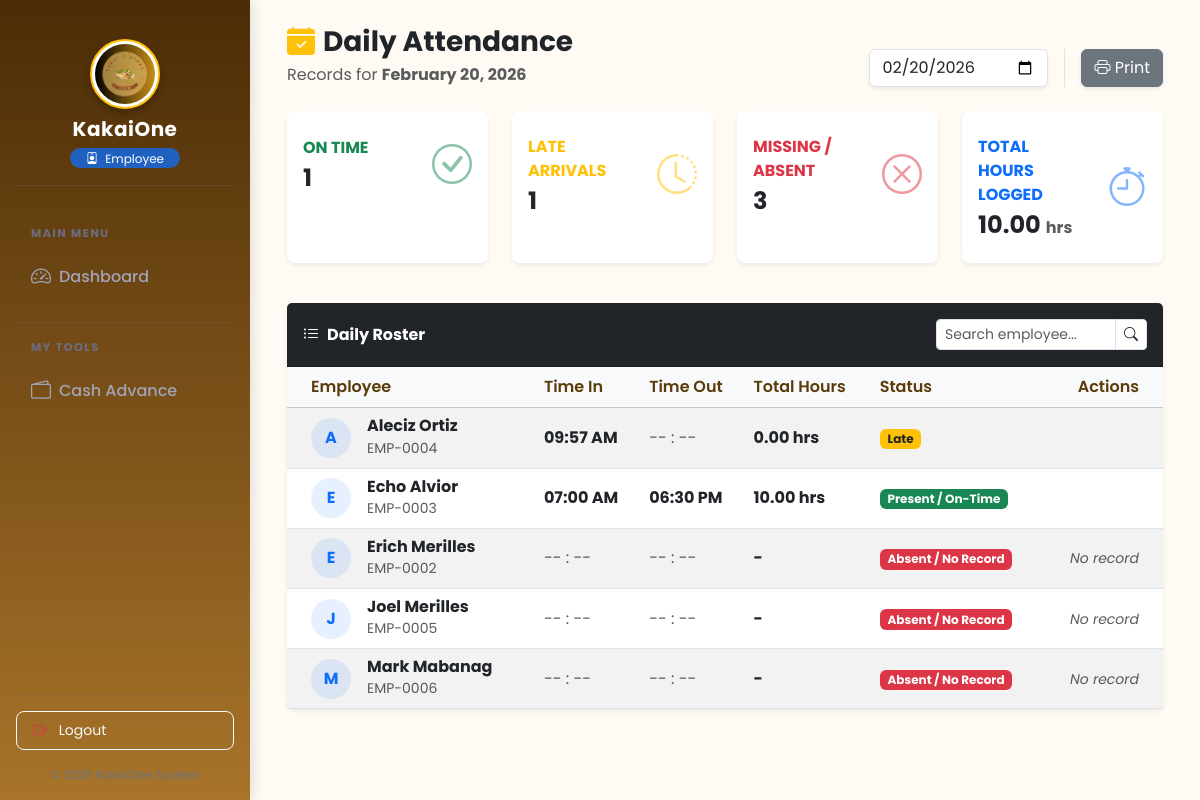
/frontend/attendance/attendance_page.php (signed in), run on an earlier commit of the app's database.
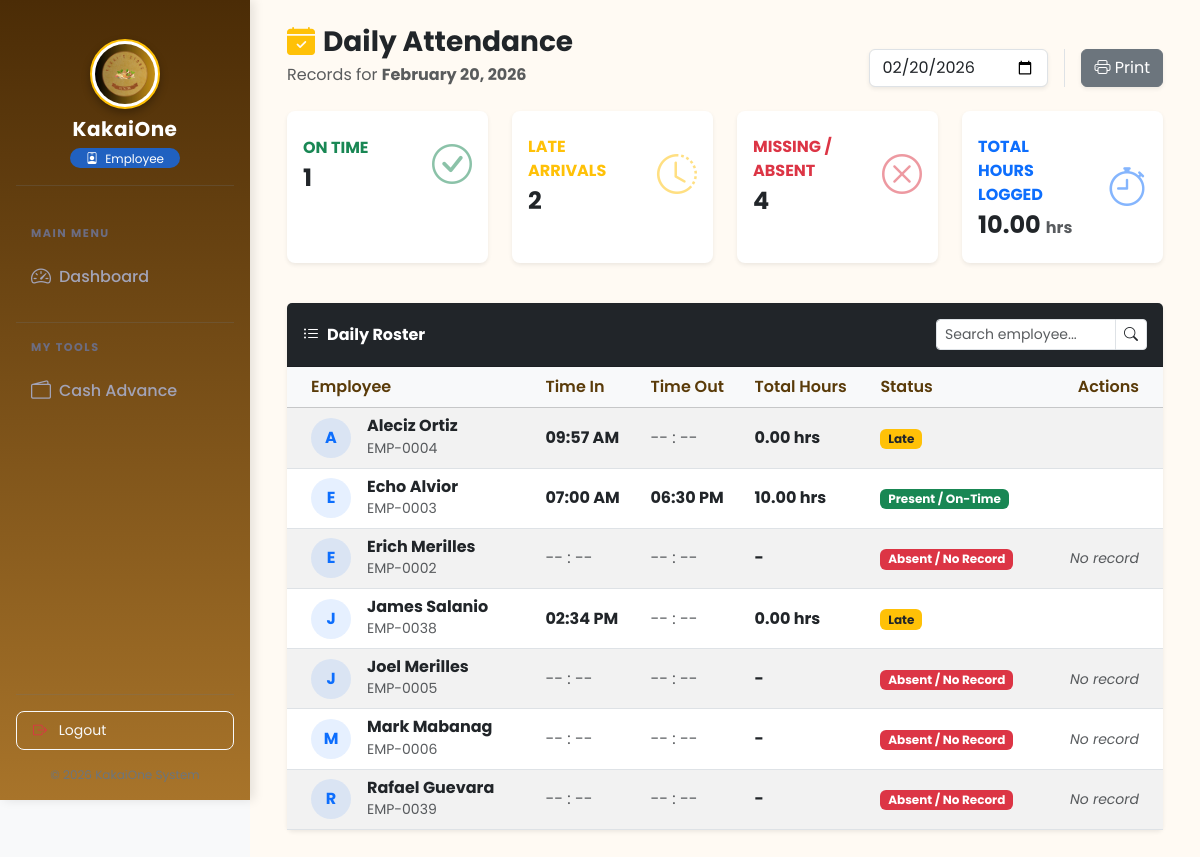
And on a later commit of the database.
### tables this page shows
CREATE TABLE `attendance` (
  `attendance_id` int(11) NOT NULL,
  `employee_id` int(11) DEFAULT NULL,
  `time_in` datetime DEFAULT NULL,
  `time_out` datetime DEFAULT NULL,
  `status` enum('Pending','Present','Late','Absent','Approved','Rejected') DEFAULT 'Pending',
  `total_hours` decimal(5,2) DEFAULT 0.00,
  `pending_overtime` decimal(5,2) DEFAULT 0.00,
  `approved_overtime` decimal(5,2) DEFAULT 0.00,
  `remarks` varchar(255) DEFAULT NULL,
  `created_at` timestamp NOT NULL DEFAULT current_timestamp()
);

CREATE TABLE `employees` (
  `employee_id` int(11) NOT NULL,
  `employee_code` varchar(50) DEFAULT NULL,
  `first_name` varchar(100) DEFAULT NULL,
  `last_name` varchar(100) DEFAULT NULL,
  `email` varchar(150) DEFAULT NULL,
  `contact_number` varchar(20) DEFAULT NULL,
  `password` varchar(255) DEFAULT NULL,
  `position` varchar(100) DEFAULT NULL,
  `daily_rate` decimal(10,2) DEFAULT 500.00,
  `role` enum('Admin','Employee') DEFAULT 'Employee',
  `status` enum('Active','Inactive') DEFAULT 'Active',
  `date_hired` date DEFAULT NULL,
  `created_at` timestamp NOT NULL DEFAULT current_timestamp()
);

### frontend/includes/auth_check.php (called while the page is built, shortened)
<?php
function hasPermission($key)
{
    global $pdo;
    try {
        $stmt = $pdo->prepare("SELECT $key FROM employee_permissions WHERE employee_id = ?");
        $stmt->execute([$_SESSION['employee_id']]);
        $perm = $stmt->fetchColumn();
        return $perm == 1;
    } catch (Exception $e) {
        return isset($_SESSION['permissions'][$key]) && $_SESSION['permissions'][$key] == 1;
    }
}

### frontend/attendance/attendance_page.php (the view, shortened to what the rows shown need)
<?php
require_once __DIR__ . '/../../config/db.php';
require_once __DIR__ . '/../includes/auth_check.php';
$filterDate = isset($_GET['date']) ? $_GET['date'] : date('Y-m-d');
$attendanceLogs = [];
$dailyStats = [
    'present' => 0,
    'late' => 0,
    'absent' => 0,
    'total_hours' => 0
];
try {
    $stmt = $pdo->prepare("
        SELECT e.employee_id, e.first_name, e.last_name, e.employee_code,
               a.attendance_id, a.time_in, a.time_out, a.status, a.total_hours
        FROM employees e
        LEFT JOIN attendance a ON e.employee_id = a.employee_id AND DATE(a.time_in) = ?
        WHERE e.status = 'Active' AND e.role = 'Employee'
        ORDER BY e.first_name ASC, a.time_in DESC
    ");
    $stmt->execute([$filterDate]);
    $rawLogs = $stmt->fetchAll();
    $seenEmployees = [];
    foreach ($rawLogs as $log) {
        if (in_array($log['employee_code'], $seenEmployees)) {
            continue;
        }
        $seenEmployees[] = $log['employee_code'];
        if (empty($log['attendance_id'])) {
            $log['status'] = 'Absent / No Record';
            $dailyStats['absent']++;
        } else {
            $status = strtolower($log['status']);
            if ($status === 'present') $dailyStats['present']++;
            elseif ($status === 'late') $dailyStats['late']++;
            elseif ($status === 'absent') $dailyStats['absent']++;
            $dailyStats['total_hours'] += (float)$log['total_hours'];
        }
        $attendanceLogs[] = $log;
    }
} catch (PDOException $e) {
    $errorMsg = "Error fetching data: " . $e->getMessage();
}
?>
<!DOCTYPE html>
<html lang="en">
<head>
    <?php include '../includes/links.php'; ?>
</head>
<body class="bg-light">
    <main id="main-content" style="margin-left: 250px; padding: 25px; transition: margin-left 0.3s;">
        <div class="container-fluid">
            <div class="card shadow-sm border-0 mb-4">
                <div class="card-body p-0">
                    <div class="table-responsive">
                        <table class="table table-striped align-middle mb-0" id="attendanceTable">
                            <thead class="table-light">
                                <tr>
                                    <th class="ps-4">Employee</th>
                                    <th>Time In</th>
                                    <th>Time Out</th>
                                    <th>Total Hours</th>
                                    <th>Status</th>
                                    <th class="text-end pe-4 action-cols">Actions</th>
                                </tr>
                            </thead>
                            <tbody>
                                <?php if (!empty($attendanceLogs)): ?>
                                    <?php foreach ($attendanceLogs as $log): ?>
                                        <tr>
                                            <td class="ps-4">
                                                <div class="d-flex align-items-center">
                                                    <div class="bg-primary bg-opacity-10 text-primary rounded-circle d-flex align-items-center justify-content-center fw-bold me-3" style="width: 40px; height: 40px;">
                                                        <?= strtoupper(substr($log['first_name'], 0, 1)) ?>
                                                    </div>
                                                    <div>
                                                        <h6 class="mb-0 fw-bold text-dark"><?= htmlspecialchars($log['first_name'] . ' ' . $log['last_name']) ?></h6>
                                                        <small class="text-muted"><?= htmlspecialchars($log['employee_code']) ?></small>
                                                    </div>
                                                </div>
                                            </td>
                                            <td>
                                                <?php if (!empty($log['time_in'])): ?>
                                                    <span class="fw-bold text-dark">
                                                        <?= date('h:i A', strtotime($log['time_in'])) ?>
                                                    </span>
                                                <?php else: ?>
                                                    <span class="text-muted">-- : --</span>
                                                <?php endif; ?>
                                            </td>
                                            <td>
                                                <?php if (!empty($log['time_out'])): ?>
                                                    <span class="fw-bold text-dark">
                                                        <?= date('h:i A', strtotime($log['time_out'])) ?>
                                                    </span>
                                                <?php else: ?>
                                                    <span class="text-muted">-- : --</span>
                                                <?php endif; ?>
                                            </td>
                                            <td>
                                                <span class="fw-bold text-dark"><?= !empty($log['total_hours']) ? number_format($log['total_hours'], 2) . ' hrs' : '-' ?></span>
                                            </td>
                                            <td>
                                                <?php
                                                $statusClass = 'secondary';
                                                $displayStatus = htmlspecialchars($log['status']);
                                                if ($log['status'] === 'Present') {
                                                    $statusClass = 'success';
                                                    $displayStatus = 'Present / On-Time';
                                                } elseif ($log['status'] === 'Late') {
                                                    $statusClass = 'warning text-dark';
                                                } elseif ($log['status'] === 'Absent') {
                                                    $statusClass = 'danger';
                                                } elseif ($log['status'] === 'Absent / No Record') {
                                                    $statusClass = 'danger';
                                                }
                                                ?>
                                                <span class="badge bg-<?= $statusClass ?>">
                                                    <?= $displayStatus ?>
                                                </span>
                                            </td>
                                            <td class="text-end pe-4 action-cols">
                                                <?php if (hasPermission('att_approve') && !empty($log['attendance_id'])): ?>
                                                    <button class="btn btn-sm btn-secondary" onclick="editAttendance(<?= $log['attendance_id'] ?>)" title="Edit Record">
                                                        <i class="bi bi-pencil-square"></i> Edit
                                                    </button>
                                                <?php elseif (empty($log['attendance_id'])): ?>
                                                    <span class="text-muted small fst-italic">No record</span>
                                                <?php endif; ?>
                                            </td>
                                        </tr>
                                    <?php endforeach; ?>
                                <?php endif; ?>
                            </tbody>
                        </table>
                    </div>
                </div>
            </div>
        </div>
    </main>
</body>
</html>

What changed in the data, as far as the page shows it:
added attendance: employee.first_name "J", employee.last_name "James Salanio", employee.employee_code "EMP-0038", time_in "02:34 PM", total_hours "0.00", status "Late"
added employees: first_name "R", first_name+last_name "Rafael Guevara", employee_code "EMP-0039", displayStatus "Absent / No Record", shows "No record"
Also different on the page:
$dailyStats['late']: "1" → "2"
$dailyStats['absent']: "3" → "4"
